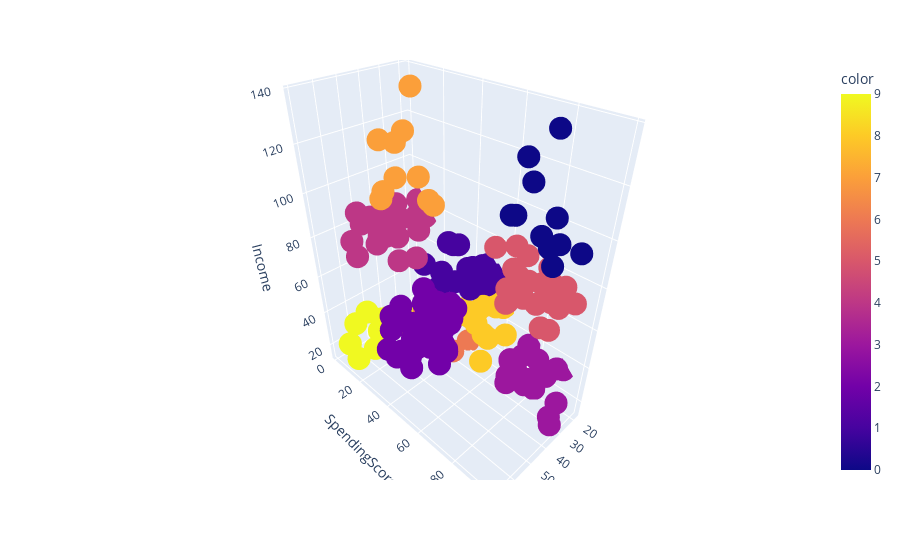

The code cell stored with this chart in its notebook:
### Markdown cell above
**Завдання 11**

Зробити візуалізацію кластеризації методу К-середніх на вибраних Вами двох різних кількостях кластерів використовуючи [scatter_3d](https://plotly.com/python/3d-scatter-plots/).

### Code cell
df_3d = customer_set.drop(['Gender'], axis=1)
fig = px.scatter_3d(df_3d, x='Age', y='SpendingScore', z='Income', color = km.labels_)
fig.show()

### Figure 1 — Plotly figure (JSON) as saved in the notebook; plotly's stock layout.template omitted (floating-point values rounded to 4 significant figures; data arrays with more than 128 entries replaced by an {"elided": "..."} marker saying what was removed)
{"data": [{"hovertemplate": "Age=%{x}<br>SpendingScore=%{y}<br>Income=%{z}<br>color=%{marker.color}<extra></extra>", "legendgroup": "", "marker": {"color": {"elided": "200 int values"}, "coloraxis": "coloraxis", "symbol": "circle"}, "mode": "markers", "name": "", "scene": "scene", "showlegend": false, "type": "scatter3d", "x": {"elided": "200 int values"}, "y": {"elided": "200 int values"}, "z": {"elided": "200 int values"}}], "layout": {"coloraxis": {"colorbar": {"title": {"text": "color"}}, "colorscale": [[0, "#0d0887"], [0.1111, "#46039f"], [0.2222, "#7201a8"], [0.3333, "#9c179e"], [0.4444, "#bd3786"], [0.5556, "#d8576b"], [0.6667, "#ed7953"], [0.7778, "#fb9f3a"], [0.8889, "#fdca26"], [1, "#f0f921"]]}, "legend": {"tracegroupgap": 0}, "margin": {"t": 60}, "scene": {"domain": {"x": [0, 1], "y": [0, 1]}, "xaxis": {"title": {"text": "Age"}}, "yaxis": {"title": {"text": "SpendingScore"}}, "zaxis": {"title": {"text": "Income"}}}}}
